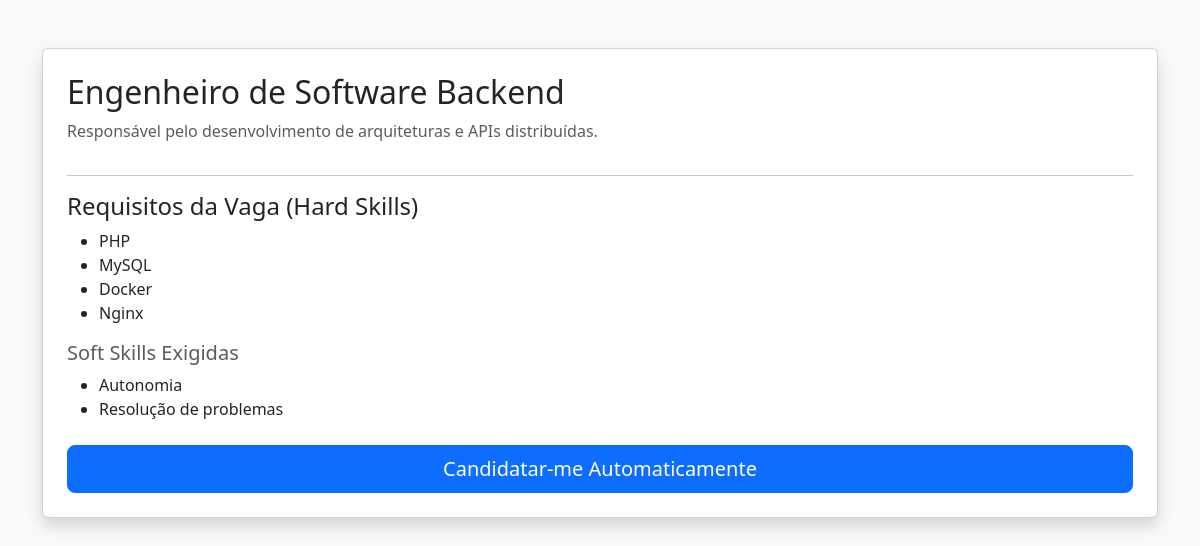
The page /ver_vaga.php on the database its author committed.
### tables this page shows
CREATE TABLE `vagas` (
  `id` int(11) NOT NULL,
  `titulo` varchar(255) NOT NULL,
  `empresa` varchar(255) NOT NULL,
  `descricao` text NOT NULL,
  `hard_skills_exigidas` text NOT NULL,
  `soft_skills_exigidas` text NOT NULL,
  `status_vaga` enum('Aberta','Fechada') DEFAULT 'Aberta',
  `criada_em` timestamp NOT NULL DEFAULT current_timestamp(),
  `email_recrutador` varchar(255) DEFAULT 'recrutamento.empresa.exemplo@gmail.com'
);

### ver_vaga.php (the view, shortened to what this page needs)
<?php
$conn = new mysqli("localhost", "root", "", "sistema_recrutamento_db");
$vaga_id = isset($_GET['id']) ? (int)$_GET['id'] : 1;
if (isset($_GET['perfil_id']) && !empty($_GET['perfil_id'])) {
    $perfil_id = (int)$_GET['perfil_id'];
} else {
    $user_id = isset($_SESSION['utilizador_id']) ? intval($_SESSION['utilizador_id']) : 0;
    if ($user_id > 0) {
        $res_perfil = $conn->query("SELECT id FROM perfil_candidato WHERE utilizador_id = $user_id");
        if ($res_perfil && $res_perfil->num_rows > 0) {
            $perfil_id = $res_perfil->fetch_assoc()['id'];
        } else {
            $perfil_id = 1;
        }
    } else {
        $perfil_id = 1;
    }
}
$res = $conn->query("SELECT * FROM vagas WHERE id = $vaga_id");
$vaga = $res->fetch_assoc();
$check_candidatura = $conn->query("SELECT id FROM historico_candidaturas WHERE vaga_id = $vaga_id AND perfil_id = $perfil_id AND status_submissao = 'Submetida'");
$ja_candidatado = ($check_candidatura && $check_candidatura->num_rows > 0);
?>
<!DOCTYPE html>
<html lang="pt">
<head>
    <link rel="stylesheet" href="https://cdn.jsdelivr.net/npm/bootstrap@5.3.0/dist/css/bootstrap.min.css">
</head>
<body class="bg-light">
    <div class="container mt-5">
        <div class="card shadow p-4">
            <h2><?php echo htmlspecialchars($vaga['titulo']); ?></h2>
            <p class="text-muted"><?php echo nl2br(htmlspecialchars($vaga['descricao'])); ?></p>
          <hr>
            <h4>Requisitos da Vaga (Hard Skills)</h4>
            <ul id="requisitos" class="mb-3">
                <?php
                if (!empty($vaga['hard_skills_exigidas'])) {
                    $reqs = explode(',', $vaga['hard_skills_exigidas']);
                    foreach($reqs as $r) {
                        echo "<li>" . trim(htmlspecialchars($r)) . "</li>";
                    }
                } else {
                    echo "<li>Nenhuma hard skill cadastrada.</li>";
                }
                ?>
            </ul>
            <h5 class="text-muted">Soft Skills Exigidas</h5>
            <ul class="mb-4">
                <?php
                if (!empty($vaga['soft_skills_exigidas'])) {
                    $softs = explode(',', $vaga['soft_skills_exigidas']);
                    foreach($softs as $s) {
                        echo "<li>" . trim(htmlspecialchars($s)) . "</li>";
                    }
                } else {
                    echo "<li>Nenhuma soft skill cadastrada.</li>";
                }
                ?>
            </ul>
            <?php if (!$ja_candidatado): ?>
                <button id="btnCandidatar" class="btn btn-primary btn-lg">Candidatar-me Automaticamente</button>
            <?php else: ?>
                <div class="alert alert-success">Candidatura já submetida para esta vaga por este perfil.</div>
            <?php endif; ?>
        </div>
    </div>
</body>
</html>

### rows shown on the page
vagas: titulo "Engenheiro de Software Backend", descricao "Responsável pelo desenvolvimento de arquiteturas e APIs distribuídas.", hard_skills_exigidas "PHP", hard_skills_exigidas "MySQL", hard_skills_exigidas "Docker", hard_skills_exigidas "Nginx", soft_skills_exigidas "Autonomia", soft_skills_exigidas "Resolução de problemas"
